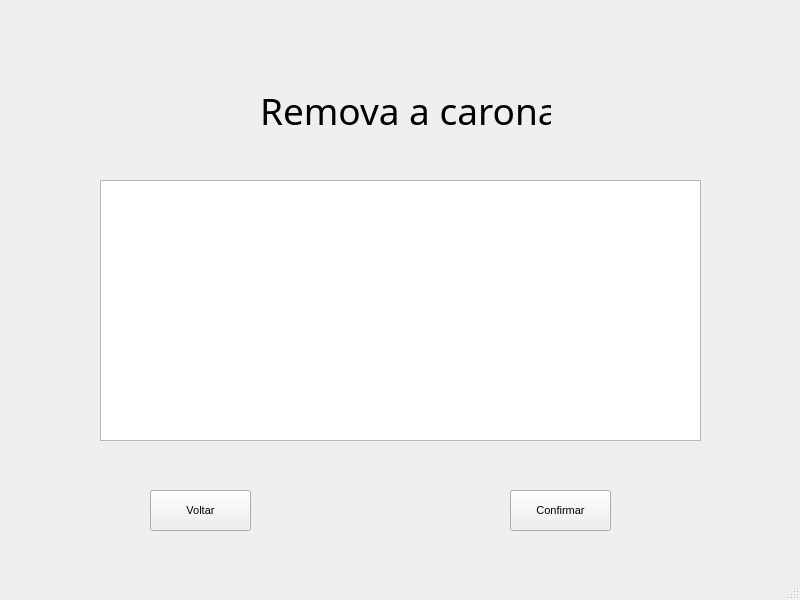
<?xml version="1.0" encoding="UTF-8"?>
<ui version="4.0">
 <class>MainWindow</class>
 <widget class="QMainWindow" name="MainWindow">
  <property name="geometry">
   <rect>
    <x>0</x>
    <y>0</y>
    <width>800</width>
    <height>600</height>
   </rect>
  </property>
  <property name="windowTitle">
   <string>MainWindow</string>
  </property>
  <widget class="QWidget" name="centralwidget">
   <widget class="QLabel" name="titulo">
    <property name="geometry">
     <rect>
      <x>260</x>
      <y>70</y>
      <width>291</width>
      <height>81</height>
     </rect>
    </property>
    <property name="font">
     <font>
      <family>Bodoni MT</family>
      <pointsize>28</pointsize>
     </font>
    </property>
    <property name="text">
     <string>Remova a carona:</string>
    </property>
   </widget>
   <widget class="QPushButton" name="voltar">
    <property name="geometry">
     <rect>
      <x>150</x>
      <y>490</y>
      <width>101</width>
      <height>41</height>
     </rect>
    </property>
    <property name="font">
     <font>
      <family>MS Shell Dlg 2</family>
      <pointsize>8</pointsize>
     </font>
    </property>
    <property name="text">
     <string>Voltar</string>
    </property>
   </widget>
   <widget class="QPushButton" name="confirmar">
    <property name="geometry">
     <rect>
      <x>510</x>
      <y>490</y>
      <width>101</width>
      <height>41</height>
     </rect>
    </property>
    <property name="font">
     <font>
      <family>MS Shell Dlg 2</family>
      <pointsize>8</pointsize>
     </font>
    </property>
    <property name="text">
     <string>Confirmar</string>
    </property>
   </widget>
   <widget class="QListWidget" name="listadecaronas">
    <property name="geometry">
     <rect>
      <x>100</x>
      <y>180</y>
      <width>601</width>
      <height>261</height>
     </rect>
    </property>
    <property name="autoFillBackground">
     <bool>true</bool>
    </property>
    <property name="sortingEnabled">
     <bool>true</bool>
    </property>
   </widget>
  </widget>
  <widget class="QStatusBar" name="statusbar"/>
 </widget>
 <resources/>
 <connections/>
</ui>
